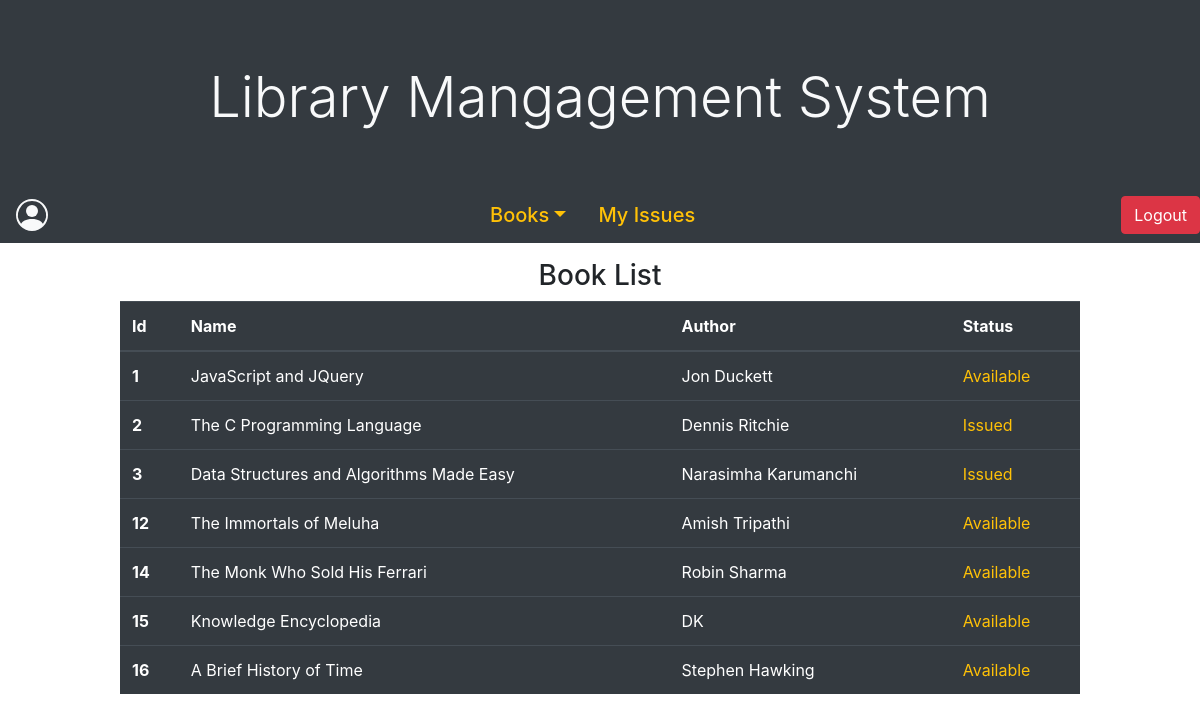
Page /user/user.php on the committed database.
### tables this page shows
CREATE TABLE `books` (
  `b_id` int(11) NOT NULL,
  `b_name` varchar(100) NOT NULL,
  `b_author` varchar(100) NOT NULL,
  `b_status` varchar(10) NOT NULL DEFAULT 'Available'
);

### user/user.php (the view, shortened to what this page needs)
<?php
require '../includes/db_connect.php';
require '../includes/html_start.php';
?>
<body>
  <?php
        include '../includes/title.php';
        require 'user_nav.php';
  ?>
<div class="books mx-auto my-3" style="width: 80%;">
<h3 style="text-align: center;">Book List</h3>
    <table class="table table-dark">
    <thead>
      <tr>
        <th scope="col">Id</th>
        <th scope="col">Name</th>
        <th scope="col">Author</th>
        <th scope="col">Status</th>
      </tr>
    </thead>
    <tbody>
      <?php
        $view_query = "SELECT * FROM books";
        $view_books = $con->query($view_query);
        if($view_books-> num_rows > 0){
          while($row = $view_books->fetch_assoc()){
            echo "    <tr>
            <th scope='row'>".$row['b_id']."</th>
            <td>".$row['b_name']."</td>
            <td>".$row['b_author']."</td>
            <td class='text-warning'>".$row['b_status']."</td>
          </tr>";
          }
        }
      ?>
  </tbody>
  </table>
  </div>
</body>
<?php
require '../includes/html_end.php';
?>

### rows in the picture
books: b_id "1", b_name "JavaScript and JQuery", b_author "Jon Duckett", b_status "Available"
books: b_id "2", b_name "The C Programming Language", b_author "Dennis Ritchie", b_status "Issued"
books: b_id "3", b_name "Data Structures and Algorithms Made Easy", b_author "Narasimha Karumanchi", b_status "Issued"
books: b_id "12", b_name "The Immortals of Meluha", b_author "Amish Tripathi", b_status "Available"
books: b_id "14", b_name "The Monk Who Sold His Ferrari", b_author "Robin Sharma", b_status "Available"
books: b_id "15", b_name "Knowledge Encyclopedia", b_author "DK", b_status "Available"
books: b_id "16", b_name "A Brief History of Time", b_author "Stephen Hawking", b_status "Available"
